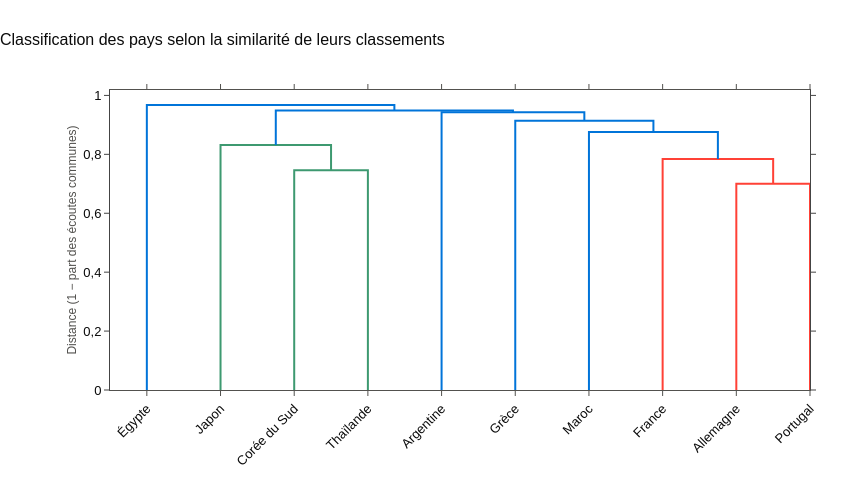

The cell this chart's notebook holds for it:
### Markdown cell above
La partie 5.1 a fait apparaître des proximités entre certains pays. Cette partie les systématise au moyen d'une classification ascendante hiérarchique. La distance entre deux pays est définie comme le complément de la part moyenne des écoutes allant à des titres communs : plus deux classements partagent d'écoutes, plus les pays sont proches. Les pays sont ensuite regroupés pas à pas, des plus proches aux plus éloignés, ce qui permet de faire apparaître des groupes de pays aux profils d'écoute voisins.

### Code cell
# 1. Matrice de distance : 1 - part moyenne des écoutes allant à des titres communs
sim_ecoutes = matrice("part_ecoutes") / 100
distance = 1-sim_ecoutes.fillna(1)
dist = squareform(distance.to_numpy(), checks=False)
noms = distance.index.tolist()

Z = linkage(dist, method="average")

# On suit les groupes formés à chaque étape pour afficher des noms lisibles
groupes = {i: [nom] for i, nom in enumerate(noms)}
for etape, (g1, g2, hauteur, taille) in enumerate(Z, start=1):
    g1, g2 = int(g1), int(g2)
    nouveau = groupes[g1] + groupes[g2]
    groupes[len(noms) + etape - 1] = nouveau
    print(f"Étape {etape} : {', '.join(groupes[g1])}  +  {', '.join(groupes[g2])}"
          f"  ->  distance {hauteur:.3f}")

# 2. Dendrogramme Plotly, avec nos distances et la méthode de la moyenne
fig = ff.create_dendrogram(
    distance.to_numpy(),
    labels=noms,
    distfun=lambda x: dist,                                # on fournit nos propres distances
    linkagefun=lambda d: linkage(d, method="average"),     # même méthode qu'avant
    color_threshold=0.85,                                  # hauteur de coupe pour colorer les groupes
)
fig.update_layout(title="Classification des pays selon la similarité de leurs classements",
                  yaxis_title="Distance (1 − part des écoutes communes)",
                  width=850, height=500)
fig.update_xaxes(tickangle=-45)
fig.show()

### Figure 1 — Plotly figure (JSON) as saved in the notebook; plotly's stock layout.template omitted (floating-point values rounded to 4 significant figures)
{"data": [{"hoverinfo": "text", "marker": {"color": "rgb(61,153,112)"}, "mode": "lines", "type": "scatter", "x": [25.0, 25.0, 35.0, 35.0], "xaxis": "x", "y": [0.0, 0.746, 0.746, 0.0], "yaxis": "y"}, {"hoverinfo": "text", "marker": {"color": "rgb(61,153,112)"}, "mode": "lines", "type": "scatter", "x": [15.0, 15.0, 30.0, 30.0], "xaxis": "x", "y": [0.0, 0.8315, 0.8315, 0.746], "yaxis": "y"}, {"hoverinfo": "text", "marker": {"color": "rgb(255,65,54)"}, "mode": "lines", "type": "scatter", "x": [85.0, 85.0, 95.0, 95.0], "xaxis": "x", "y": [0.0, 0.7, 0.7, 0.0], "yaxis": "y"}, {"hoverinfo": "text", "marker": {"color": "rgb(255,65,54)"}, "mode": "lines", "type": "scatter", "x": [75.0, 75.0, 90.0, 90.0], "xaxis": "x", "y": [0.0, 0.7845, 0.7845, 0.7], "yaxis": "y"}, {"hoverinfo": "text", "marker": {"color": "rgb(0,116,217)"}, "mode": "lines", "type": "scatter", "x": [65.0, 65.0, 82.5, 82.5], "xaxis": "x", "y": [0.0, 0.876, 0.876, 0.7845], "yaxis": "y"}, {"hoverinfo": "text", "marker": {"color": "rgb(0,116,217)"}, "mode": "lines", "type": "scatter", "x": [55.0, 55.0, 73.75, 73.75], "xaxis": "x", "y": [0.0, 0.9138, 0.9138, 0.876], "yaxis": "y"}, {"hoverinfo": "text", "marker": {"color": "rgb(0,116,217)"}, "mode": "lines", "type": "scatter", "x": [45.0, 45.0, 64.38, 64.38], "xaxis": "x", "y": [0.0, 0.9426, 0.9426, 0.9138], "yaxis": "y"}, {"hoverinfo": "text", "marker": {"color": "rgb(0,116,217)"}, "mode": "lines", "type": "scatter", "x": [22.5, 22.5, 54.69, 54.69], "xaxis": "x", "y": [0.8315, 0.9487, 0.9487, 0.9426], "yaxis": "y"}, {"hoverinfo": "text", "marker": {"color": "rgb(0,116,217)"}, "mode": "lines", "type": "scatter", "x": [5.0, 5.0, 38.59, 38.59], "xaxis": "x", "y": [0.0, 0.9674, 0.9674, 0.9487], "yaxis": "y"}], "layout": {"autosize": false, "height": 500, "hovermode": "closest", "showlegend": false, "title": {"text": "Classification des pays selon la similarité de leurs classements"}, "width": 850, "xaxis": {"mirror": "allticks", "rangemode": "tozero", "showgrid": false, "showline": true, "showticklabels": true, "tickangle": -45, "tickmode": "array", "ticks": "outside", "ticktext": ["Égypte", "Japon", "Corée du Sud", "Thaïlande", "Argentine", "Grèce", "Maroc", "France", "Allemagne", "Portugal"], "tickvals": [5, 15, 25, 35, 45, 55, 65, 75, 85, 95], "type": "linear", "zeroline": false}, "yaxis": {"mirror": "allticks", "rangemode": "tozero", "showgrid": false, "showline": true, "showticklabels": true, "ticks": "outside", "title": {"text": "Distance (1 − part des écoutes communes)"}, "type": "linear", "zeroline": false}}}
